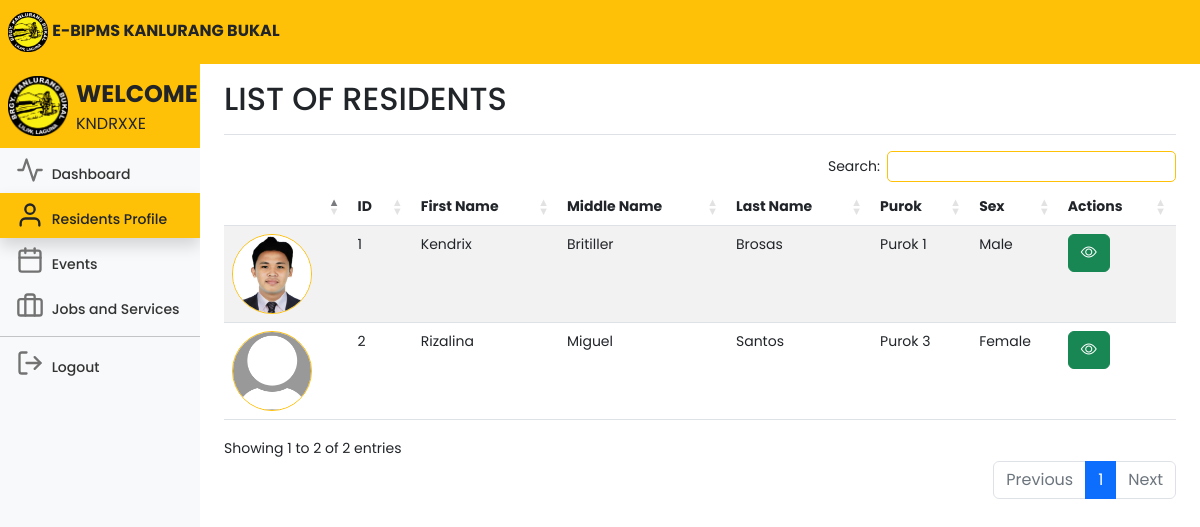
The page /lguresidents.php (signed in) on the database as committed earlier.
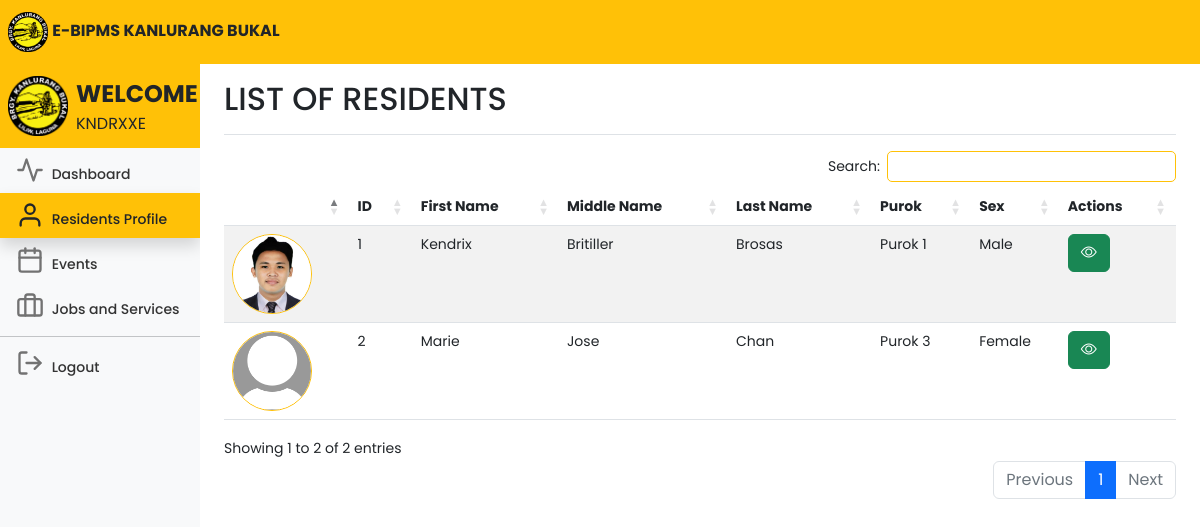
The same page on the database as committed later.
### tables this page shows
CREATE TABLE `users` (
  `id` int(11) NOT NULL,
  `userID` varchar(100) NOT NULL,
  `firstname` varchar(100) NOT NULL,
  `middlename` varchar(100) NOT NULL,
  `lastname` varchar(100) NOT NULL,
  `sex` varchar(100) NOT NULL,
  `birthday` varchar(100) NOT NULL,
  `age` int(11) NOT NULL,
  `house_no` varchar(100) NOT NULL,
  `purok` varchar(100) NOT NULL,
  `civilstatus` varchar(100) NOT NULL,
  `voter` varchar(100) NOT NULL,
  `is_special_group` tinyint(1) NOT NULL,
  `specialgroup` varchar(100) NOT NULL,
  `members` int(11) NOT NULL,
  `housingstatus` varchar(100) NOT NULL,
  `employmentstatus` varchar(100) NOT NULL,
  `yearsliving` varchar(100) NOT NULL,
  `phonenumber` varchar(15) NOT NULL,
  `email` varchar(100) NOT NULL,
  `username` varchar(100) NOT NULL,
  `password` varchar(100) NOT NULL,
  `profile_picture` varchar(255) NOT NULL,
  `proof` varchar(255) NOT NULL,
  `status` text NOT NULL,
  `isEditable` tinyint(2) NOT NULL
);

### lguresidents.php (the view, shortened to what the changed rows need)
<!DOCTYPE html>
<html lang="en">
<head>
    <link rel="stylesheet" href="https://cdn.jsdelivr.net/npm/bootstrap-icons@1.10.5/font/bootstrap-icons.css">
    <link href="css/bootstrap.min.css" rel="stylesheet">
    <link rel="stylesheet" href="css/style.css">
    <link rel="stylesheet" href="DataTables/datatables.css" />
    <link rel="stylesheet"
        href="https://cdnjs.cloudflare.com/ajax/libs/twitter-bootstrap/5.2.0/css/bootstrap.min.css" />
    <link rel="stylesheet" href="https://cdn.datatables.net/1.13.4/css/dataTables.bootstrap5.min.css" />
    <link rel="stylesheet" href="https://cdn.datatables.net/buttons/2.3.6/css/buttons.dataTables.min.css" />
    <link href="dashboard.css" rel="stylesheet">
</head>
<body>
    <div class="container-fluid">
        <div class="row">
            <main class="col-md-9 ms-sm-auto col-lg-10 px-md-4">
                <div
                    class="d-flex justify-content-between flex-wrap flex-md-nowrap align-items-center pt-3 pb-2 mb-3 border-bottom">
                    <h1 class="h2">LIST OF RESIDENTS</h1>
                </div>
                <div class="table-responsive">
                    <div class="data_table">
                        <table id="myTable" class="table table-striped" style="width:100%">
                            <thead>
                                <tr>
                                    <th scope="col"></th>
                                    <th scope="col">ID</th>
                                    <th scope="col">First Name</th>
                                    <th scope="col">Middle Name</th>
                                    <th scope="col">Last Name</th>
                                    <th scope="col">Purok</th>
                                    <th scope="col">Sex</th>
                                    <th scope="col">Actions</th>
                                </tr>
                            </thead>
                            <tbody>
                                <?php
                                include 'conn.php';
                                $query = "SELECT * FROM users";
                                $query_run = mysqli_query($conn, $query);
                                if (mysqli_num_rows($query_run) > 0) {
                                    foreach ($query_run as $items) {
                                        ?>
                                                <tr>
                                                    <td style="display: block; margin-left: auto; margin-right: auto;">
                                                        <?php
                                                        if (!empty($items['profile_picture'])) {
                                                            echo '<img class="rounded-circle border border-warning" src="' . $items['profile_picture'] . '" alt="Profile Picture" width="80">';
                                                        } else {
                                                            echo '<img class="rounded-circle border border-warning" src="default-profile-pic.jpg" alt="Profile Picture" width="80">';
                                                        }
                                                        ?>
                                                    </td>
                                                    <td>
                                                        <?= $items['id']; ?>
                                                    </td>
                                                    <td>
                                                        <?= $items['firstname']; ?>
                                                    </td>
                                                    <td>
                                                        <?= $items['middlename']; ?>
                                                    </td>
                                                    <td>
                                                        <?= $items['lastname']; ?>
                                                    </td>
                                                    <td>
                                                        <?= $items['purok']; ?>
                                                    </td>
                                                    <td>
                                                        <?= $items['sex']; ?>
                                                    </td>
                                                    <td class="text-right">
                                                        <div class="btn-group me-2">
                                                            <button type="button" class="btn btn-success" data-bs-toggle="modal"
                                                                data-bs-target="#viewModal<?= $items['id']; ?>">
                                                                <i class="bi bi-eye"></i>
                                                            </button>
                                                        </div>
                                                    </td>
                                                </tr>
                                                <?php
                                    }
                                }
                                ?>
                            </tbody>
                        </table>
                    </div>
                </div>
            </main>
        </div>
    </div>
</body>
</html>

Rows that differ between the two databases and show on the page:
changed users "Purok 3": firstname "Rizalina" → "Marie"; middlename "Miguel" → "Jose"; lastname "Santos" → "Chan"
